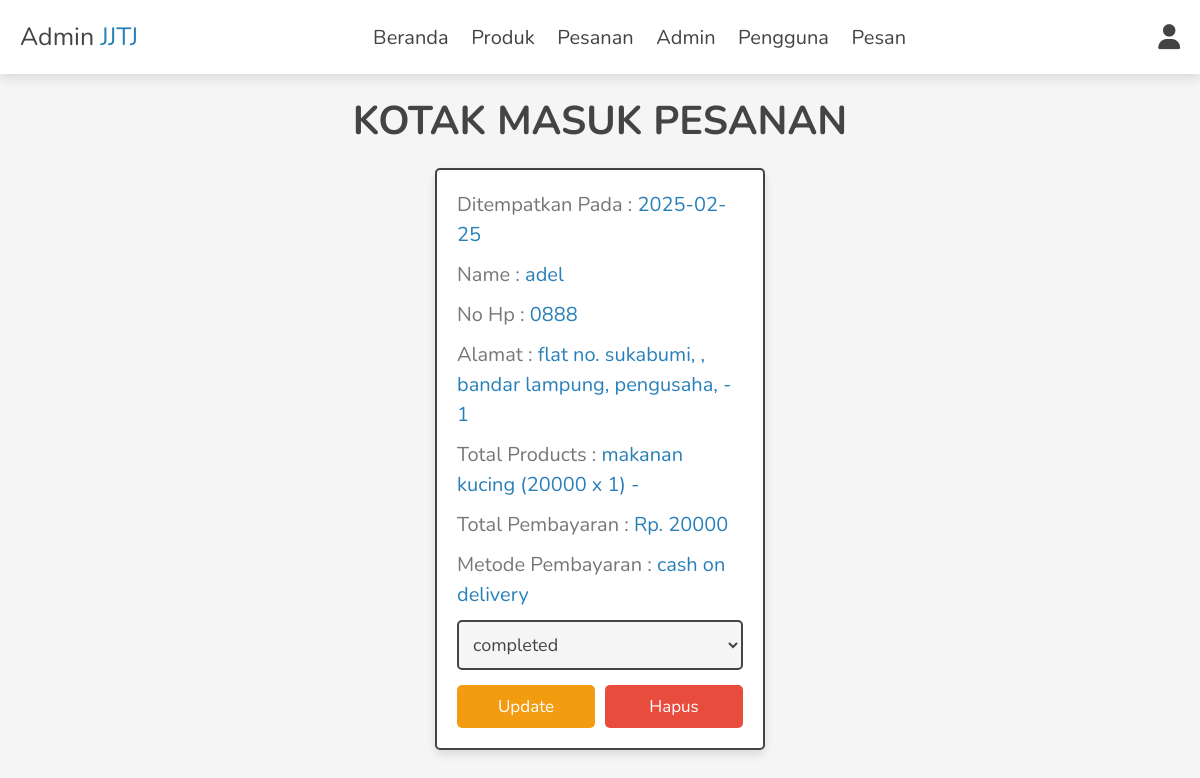
/admin/placed_orders.php (signed in), run on the app's committed database.
### tables this page shows
CREATE TABLE `orders` (
  `id` int(100) NOT NULL AUTO_INCREMENT,
  `user_id` int(100) NOT NULL,
  `name` varchar(20) NOT NULL,
  `number` varchar(10) NOT NULL,
  `email` varchar(50) NOT NULL,
  `method` varchar(50) NOT NULL,
  `address` varchar(500) NOT NULL,
  `total_products` varchar(1000) NOT NULL,
  `total_price` int(100) NOT NULL,
  `placed_on` date NOT NULL DEFAULT current_timestamp(),
  `payment_status` varchar(20) NOT NULL DEFAULT 'pending',
  PRIMARY KEY (`id`)
);

### admin/placed_orders.php (the view, shortened to what this page needs)
<?php
include '../components/connect.php';
?>
<!DOCTYPE html>
<html lang="en">
<head>
   <link rel="stylesheet" href="https://cdnjs.cloudflare.com/ajax/libs/font-awesome/6.1.1/css/all.min.css">
   <link rel="stylesheet" href="../css/admin_style.css">
</head>
<body>
<?php include '../components/admin_header.php'; ?>
<section class="orders">
<h1 class="heading">Kotak Masuk Pesanan</h1>
<div class="box-container">
   <?php
      $select_orders = $conn->prepare("SELECT * FROM `orders`");
      $select_orders->execute();
      if($select_orders->rowCount() > 0){
         while($fetch_orders = $select_orders->fetch(PDO::FETCH_ASSOC)){
   ?>
   <div class="box">
      <p> Ditempatkan Pada : <span><?= $fetch_orders['placed_on']; ?></span> </p>
      <p> Name : <span><?= $fetch_orders['name']; ?></span> </p>
      <p> No Hp : <span><?= $fetch_orders['number']; ?></span> </p>
      <p> Alamat : <span><?= $fetch_orders['address']; ?></span> </p>
      <p> Total Products : <span><?= $fetch_orders['total_products']; ?></span> </p>
      <p> Total Pembayaran : <span>Rp. <?= $fetch_orders['total_price']; ?></span> </p>
      <p> Metode Pembayaran : <span><?= $fetch_orders['method']; ?></span> </p>
      <form action="" method="post">
         <select name="payment_status" class="select">
            <option selected disabled><?= $fetch_orders['payment_status']; ?></option>
         </select>
        <div class="flex-btn">
         <input type="submit" value="update" class="option-btn" name="update_payment">
         <a href="placed_orders.php?delete=<?= $fetch_orders['id']; ?>" class="delete-btn" onclick="return confirm('hapus pesanan ini?');">Hapus</a>
        </div>
      </form>
   </div>
   <?php
         }
      }else{
         echo '<p class="empty">belum ada pesanan!</p>';
      }
   ?>
</div>
</section>
</body>
</html>

### css/admin_style.css (style rules this page uses)
:root { --main-color:#2980b9; --orange:#f39c12; --red:#e74c3c; --black:#444; --white:#fff; --light-color:#777; --light-bg:#f5f5f5; --border:.2rem solid var(--black); --box-shadow:0 .5rem 1rem rgba(0,0,0,.1); }
* { font-family: 'Nunito', sans-serif; margin:0; padding:0; box-sizing: border-box; outline: none; border:none; text-decoration: none; }
html { font-size: 62.5%; overflow-x: hidden; }
body { background-color: var(--light-bg); }
section { padding:2rem; max-width: 1200px; margin:0 auto; }
.heading { font-size: 4rem; color:var(--black); margin-bottom: 2rem; text-align: center; text-transform: uppercase; }
.btn, .delete-btn, .option-btn { display: block; width: 100%; margin-top: 1rem; border-radius: .5rem; padding:1rem 3rem; font-size: 1.7rem; text-transform: capitalize; color:var(--white); cursor: pointer; text-align: center; }
.option-btn { background-color: var(--orange); }
.delete-btn { background-color: var(--red); }
.flex-btn { display: flex; gap:1rem; }
.orders .box-container { display: grid; grid-template-columns: repeat(auto-fit, 33rem); gap:1.5rem; align-items: flex-start; justify-content: center; }
.orders .box-container .box { padding:2rem; padding-top: 1rem; border-radius: .5rem; border:var(--border); background-color: var(--white); box-shadow: var(--box-shadow); }
.orders .box-container .box p { line-height: 1.5; font-size: 2rem; color:var(--light-color); margin:1rem 0; }
.orders .box-container .box p span { color:var(--main-color); }
.orders .box-container .select { margin-bottom: .5rem; width: 100%; background-color: var(--light-bg); padding:1rem; font-size: 1.8rem; color:var(--black); border-radius: .5rem; border:var(--border); }

### data on the page
orders: placed_on "2025-02-25", name "adel", number "0888", address "flat no. sukabumi, , bandar lampung, pengusaha, - 1", total_products "makanan kucing (20000 x 1) -", total_price "20000", method "cash on delivery", payment_status "completed"
